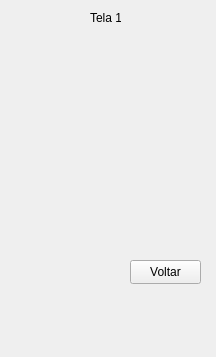
<?xml version="1.0" encoding="UTF-8"?>
<ui version="4.0">
 <class>firstwindow</class>
 <widget class="QWidget" name="firstwindow">
  <property name="geometry">
   <rect>
    <x>0</x>
    <y>0</y>
    <width>216</width>
    <height>357</height>
   </rect>
  </property>
  <property name="windowTitle">
   <string>Form</string>
  </property>
  <widget class="QLabel" name="label">
   <property name="geometry">
    <rect>
     <x>90</x>
     <y>10</y>
     <width>31</width>
     <height>16</height>
    </rect>
   </property>
   <property name="text">
    <string>Tela 1</string>
   </property>
  </widget>
  <widget class="QPushButton" name="pushButton">
   <property name="geometry">
    <rect>
     <x>130</x>
     <y>260</y>
     <width>71</width>
     <height>24</height>
    </rect>
   </property>
   <property name="text">
    <string>Voltar</string>
   </property>
  </widget>
 </widget>
 <resources/>
 <connections/>
</ui>
